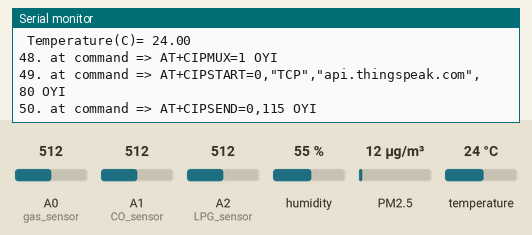
This sketch was run on a simulated Arduino Uno, built with avr-gcc and run on an emulated ATmega328P. On the bench: the last lines printed to the serial monitor. Wiring (inferred from the names in the program): dust sensor: data pin 8. The inputs (shaded band) are chosen by the test bench; at power-on: A1 (CO_sensor) = 512, A0 (gas_sensor) = 512, A2 (LPG_sensor) = 512, humidity 55 %, PM2.5 12 µg/m³, temperature 24 °C. The modem accepts every AT command (registered, SIM ready, sends succeed) and sends nothing else.

Above: at 27.5 s.
27.6 s: A1 (CO_sensor) set to 879
At 28.2 s:
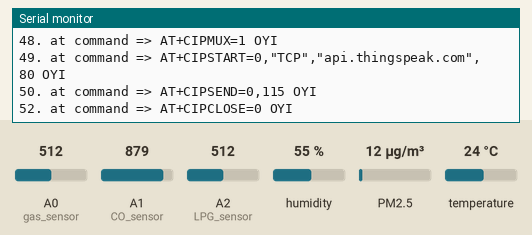
35.6 s: A1 (CO_sensor) set to 909
At 35.9 s:
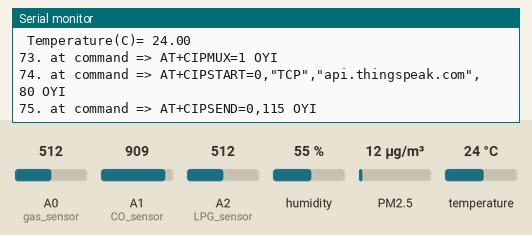
Timing chart, 0 to 38.1 s (numbered marks = the images above; inputs shaded):
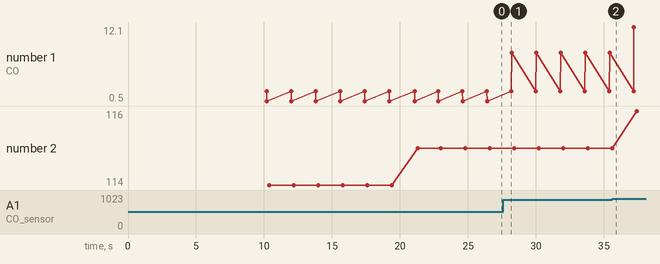

The sketch:

test_code.ino
```cpp
//wi-fi esp-----
#include <SoftwareSerial.h>
#define RX 10
#define TX 11
SoftwareSerial esp8266(RX,TX);

String AP = "AndroidAP1DDF";       // CHANGE ME
String PASS = "wzzu5744"; // CHANGE ME
String API = "3CFSQKW4X09T0DWL";   // CHANGE ME
String HOST = "api.thingspeak.com";
String PORT = "80";
//String field = "field1";
int countTrueCommand;
int countTimeCommand;
boolean found = false;
int valSensor = 1;

//dht22--------
#include <DHT.h>
#include "DHT.h"
#define dht_pin 2
DHT dhtObject;

//DSM501A-----
int pin=8;
unsigned long duration;
unsigned long starttime;
unsigned long sampletime_ms = 20000;//sampe 1s ;
unsigned long lowpulseoccupancy = 0;
float ratio = 0;
float concentration = 0;

//MQ135
int gas_sensor = A0; //Sensor pin
float a= 5.1419;
float b= -0.3345;
float R0= 4.56; //din codul anterior

//mq7
int CO_sensor = A1; //Sensor pin
float a7 = -0.6527; //Slope
float b7 = 1.30; //Y-Intercept
float R07 = 0.32; //Sensor Resistance

//mq2
int LPG_sensor= A2; //Sensor pin
float a2 = 4.66921; //Slope
float b2 = -0.31503; //Y-Intercept
float R02 = 1.15; //Sensor Resistance


void setup() {
  Serial.begin(9600);
  Serial.println("Connecting..");
  esp8266.begin(115200);

  dhtObject.setup(2);

  pinMode(gas_sensor, INPUT); //Set gas sensor mq135 as input
  pinMode(A1,INPUT);//set A1 mq7
  pinMode(A2,INPUT); //set A2 mq2


  pinMode(8,INPUT); // senzor praf
  starttime = millis();
  for (int i = 10; i >= 1; i--) { // timp de asteptare pt senzor praf

    delay(1000);
  }


  sendCommand("AT",5,"OK");
  sendCommand("AT+CWMODE=1",5,"OK");
  sendCommand("AT+CWJAP=\""+ AP +"\",\""+ PASS +"\"",20,"OK");
  Serial.println("Connected");
}
void loop() {
 //valSensor = getSensorData();
 //String getData = "GET /update?api_key="+ API +"&"+ field +"="+String(valSensor);

 //praf----
  duration = pulseIn(pin, LOW);
  lowpulseoccupancy = lowpulseoccupancy+duration;
   if ((millis()-starttime) > sampletime_ms)
  {
    ratio = lowpulseoccupancy/(sampletime_ms*10.0);  // Integer percentage 0=>100
    concentration = 1.1*pow(ratio,3)-3.8*pow(ratio,2)+520*ratio+0.62; // using spec sheet curve
    Serial.print("concentration = ");
    Serial.print(concentration);
    Serial.print(" µg/m3  -  ");
    if (concentration < 1.0) {
       Serial.println("It's a smokeless and dustless environment");
    }
    if (concentration > 1.0 && concentration < 20000) {
       Serial.println("It's probably only you blowing air to the sensor :)");
    }

    if (concentration > 20000 && concentration < 315000) {
       Serial.println("Smokes from matches detected!");
    }
    if (concentration > 315000) {
       Serial.println("Smokes from cigarettes detected! Or It might be a huge fire! Beware!");
    }

    lowpulseoccupancy = 0;
    starttime = millis();
  }
  //mq135
   float sensor_volt; //Define variable for sensor voltage
  float RS_gas; //Define variable for sensor resistance
  float ratio; //Define variable for ratio
  float sensorValue = analogRead(gas_sensor); //Read analog values of sensor
  sensor_volt = sensorValue*(5.0/1023.0); //Convert analog values to voltage
    RS_gas = ((5.0*10.0)/sensor_volt)-10.0; //Get value of RS in a gas
  ratio = RS_gas/R0;  // Get ratio RS_gas/RS_air
  double ppm_log = (log10(ratio)-b)/a; //Get ppm value in linear scale according to the the ratio value
  double ppm = pow(10, ppm_log); //Convert ppm value to log scale
  Serial.print("CO2 PPM = ");
  Serial.println(ppm);

//mq7
   float sensor_volt7; //Define variable for sensor voltage
  float RS_gas7; //Define variable for sensor resistance
  float ratio7; //Define variable for ratio
  float sensorValue7 = analogRead(CO_sensor); //Read analog values of sensor
  sensor_volt7 = sensorValue7*(5.0/1023.0); //Convert analog values to voltage
  RS_gas7 = ((5.0*10.0)/sensor_volt7)-10.0; //Get value of RS in a gas
  ratio7 = RS_gas7/R07;  // Get ratio RS_gas/RS_air
  double ppm_log7 = (log10(ratio7)-b7)/a7; //Get ppm value in linear scale according to the the ratio value
  double ppm7 = pow(10, ppm_log7); //Convert ppm value to log scale
  Serial.print("CO PPM = ");
  Serial.println(ppm7);

//mq2
   float sensor_volt2; //Define variable for sensor voltage
  float RS_gas2; //Define variable for sensor resistance
  float ratio2; //Define variable for ratio
  float sensorValue2 = analogRead(LPG_sensor); //Read analog values of sensor
  sensor_volt2 = sensorValue2*(5.0/1023.0); //Convert analog values to voltage
  RS_gas2 = ((5.0*10.0)/sensor_volt2)-10.0; //Get value of RS in a gas
  ratio2 = RS_gas2/R02;  // Get ratio RS_gas/RS_air
  double ppm_log2 = (log10(ratio2)-b2)/a2; //Get ppm value in linear scale according to the the ratio value
  double ppm2 = pow(10, ppm_log2); //Convert ppm value to log scale
  Serial.print("LPG PPM = ");
  Serial.println(ppm2);


 String getData = "GET /update?api_key="+ API +"&field1="+getTemperatureValue()+"&field2="+getHumidityValue()+"&field3="+String(concentration)+"&field4="+String(ppm)+"&field5="+String(ppm7)+"&field6="+String(ppm2);
 sendCommand("AT+CIPMUX=1",5,"OK");
 sendCommand("AT+CIPSTART=0,\"TCP\",\""+ HOST +"\","+ PORT,15,"OK");
 sendCommand("AT+CIPSEND=0," +String(getData.length()+4),4,">");
 esp8266.println(getData);
 delay(1500);
 countTrueCommand++;
 sendCommand("AT+CIPCLOSE=0",5,"OK");

}
//int getSensorData()
//{return random(1000); // Replace with }

String getTemperatureValue(){

   float temperature = dhtObject.getTemperature();
   Serial.print(" Temperature(C)= ");
   Serial.println(temperature);
   return String(temperature);
}

String getHumidityValue(){

   float humidity = dhtObject.getHumidity();
   Serial.print(" Humidity in %= ");
   Serial.println(humidity);
   return String(humidity);
}

void sendCommand(String command, int maxTime, char readReplay[])
{
  Serial.print(countTrueCommand);
  Serial.print(". at command => ");
  Serial.print(command);
  Serial.print(" ");
  while(countTimeCommand < (maxTime*1))
  {
    esp8266.println(command);//at+cipsend
    if(esp8266.find(readReplay))//ok
    {
      found = true;
      break;
    }

    countTimeCommand++;
  }

  if(found == true)
  {
    Serial.println("OYI");
    countTrueCommand++;
    countTimeCommand = 0;
  }

  if(found == false)
  {
    Serial.println("Fail");
    countTrueCommand = 0;
    countTimeCommand = 0;
  }

  found = false;
 }
```

Measured:
- the behaviour switches between 895 and 896 on A1 (CO_sensor) (found by bisection; images 1 and 2)
- plotted number 1: 0.5 → 8.04 after the input at 27.6 s, 8.04 → 12.1 after the input at 35.6 s
- plotted number 2: 115 → 116 after the input at 35.6 s
